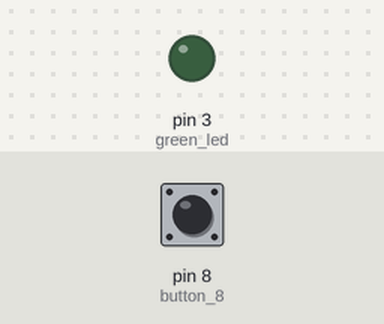
Bench run of a sketch on a simulated Arduino Uno, built with avr-gcc and run on an emulated ATmega328P. Shown: output pins drawn as LEDs (lit = HIGH). The inputs (shaded band) are chosen by the test bench; at power-on: pin 8 (button_8) HIGH.

Above: at 1.2 s.
1.3 s: pin 8 (button_8) pulled LOW for 0.15 s
At 1.7 s:
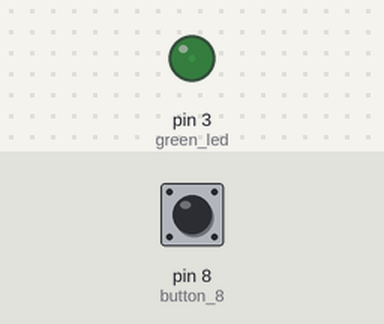
2.9 s: pin 8 (button_8) pulled LOW for 1 s
At 4.1 s:
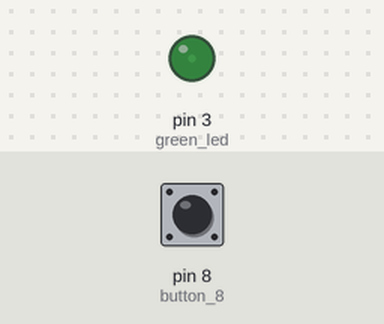
5.4 s: pin 8 (button_8) pulsed LOW 5 times (0.12 s each, 0.3 s apart)
At 6.9 s:
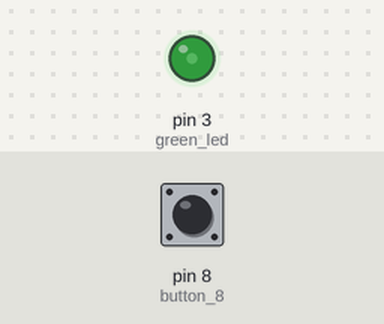
Timing chart, 0 to 8.4 s (numbered marks = the images above; inputs shaded):
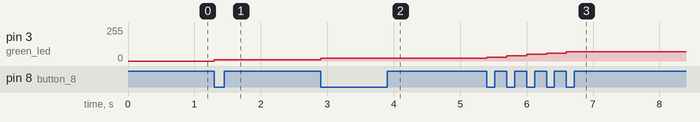

Measured:
- after the input at 1.3 s, pin 3 (green_led): 0/255 → 10/255 at once
- after the input at 2.9 s, pin 3 (green_led): 10/255 → 20/255 at once
- after the input at 5.4 s, pin 3 (green_led): moves from 20/255 to 70/255 over 1.2 s, starting at once

The sketch:

sketch_controlLight_withButton.ino
```cpp
constexpr int yellow_led = 2;
constexpr int green_led = 3;
constexpr int red_led = 4;
constexpr int button_8 = 8;

constexpr int pause = 60;

bool state = false;
bool buttonState = false;
bool last_buttonState = false;
int light_percent = 0;

void setup() {
  // pinMode(yellow_led, OUTPUT);
  pinMode(green_led, OUTPUT);
  // pinMode(red_led, OUTPUT);

  pinMode(button_8, INPUT_PULLUP);
  // analogWrite(yellow_led, 255); яркость
  // digitalWrite(red_led, OUTPUT); просто вывод/ввод
}

void loop() {
  buttonState = !digitalRead(button_8);
  if (buttonState && !last_buttonState){
    if(buttonState){
      if(light_percent >= 255){
        light_percent = 0;
      }
      else{
        last_buttonState=!last_buttonState;
        light_percent += 10;
        analogWrite(green_led, light_percent);
      }
    }
  }
  last_buttonState=buttonState;
}
```
